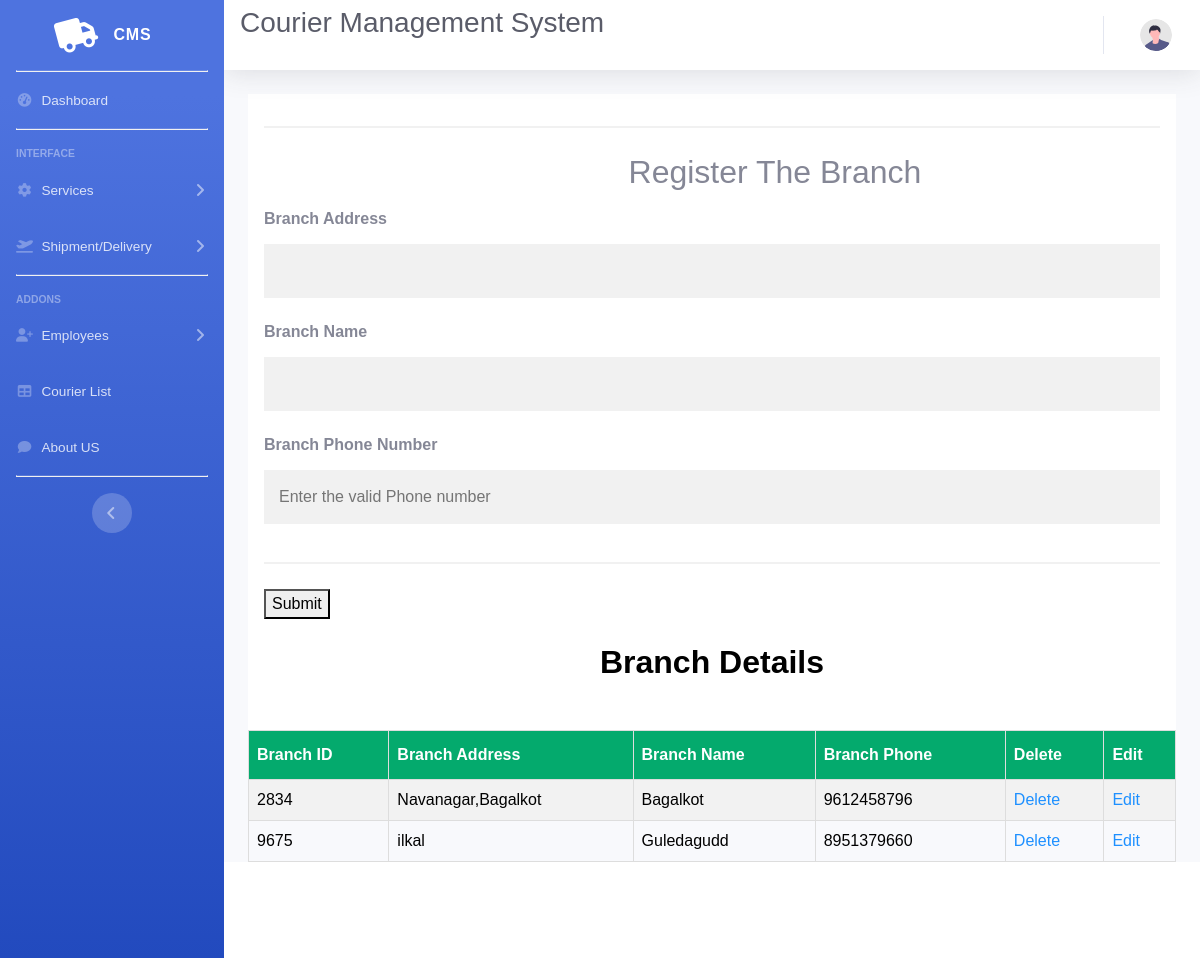
/branch.php, run on the app's committed database.
### tables this page shows
CREATE TABLE `branch` (
  `branch_id` int(25) NOT NULL,
  `branch_addr` varchar(50) NOT NULL,
  `branch_name` varchar(50) NOT NULL,
  `branch_ph` varchar(10) NOT NULL
);

### branch.php (the view, shortened to what this page needs)
<!DOCTYPE html>
<html lang="en">
<head>
    <link href="vendor/fontawesome-free/css/all.min.css" rel="stylesheet" type="text/css">
    <link href="css/sb-admin-2.min.css" rel="stylesheet">
</head>
<body id="page-top">
    <div id="wrapper">
        <ul class="navbar-nav bg-gradient-primary sidebar sidebar-dark accordion" id="accordionSidebar">
            <a class="sidebar-brand d-flex align-items-center justify-content-center" href="index.html">
                <div class="sidebar-brand-icon rotate-n-15">
                   <i class='fas fa-truck'></i>
                </div>
                <div class="sidebar-brand-text mx-3">CMS </div>
            </a>
            <hr class="sidebar-divider my-0">
            <li class="nav-item">
                <a class="nav-link" href="index1.php">
                    <i class="fas fa-fw fa-tachometer-alt"></i>
                    <span>Dashboard</span></a>
            </li>
            <hr class="sidebar-divider">
            <div class="sidebar-heading">
                Interface
            </div>
            <li class="nav-item">
                <a class="nav-link collapsed" href="#" data-toggle="collapse" data-target="#collapseTwo"
                    aria-expanded="true" aria-controls="collapseTwo">
                    <i class="fas fa-fw fa-cog"></i>
                    <span>Services</span>
                </a>
            </li>
            <li class="nav-item">
                <a class="nav-link collapsed" href="#" data-toggle="collapse" data-target="#collapseUtilities"
                    aria-expanded="true" aria-controls="collapseUtilities">
                    <i class="fas fa-plane-departure"></i>
                    <span>Shipment/Delivery</span>
                </a>
            </li>
            <hr class="sidebar-divider">
            <div class="sidebar-heading">
                Addons
            </div>
            <li class="nav-item">
                <a class="nav-link collapsed" href="#" data-toggle="collapse" data-target="#collapsePages"
                    aria-expanded="true" aria-controls="collapsePages">
                    <i class="fas fa-fw fa-user-plus"></i>
                    <span>Employees</span>
                </a>
            </li>
            <li class="nav-item">
                <a class="nav-link" href="admincourierlist.php">
                    <i class="fas fa-fw fa-table"></i>
                    <span>Courier List</span></a>
            </li>
            <li class="nav-item">
                <a class="nav-link" href="aboutus.php">
                    <i class="fas fa-fw fa-comment"></i>
                    <span>About US</span></a>
            </li>
            <hr class="sidebar-divider d-none d-md-block">
            <div class="text-center d-none d-md-inline">
                <button class="rounded-circle border-0" id="sidebarToggle"></button>
            </div>
        </ul>
        <div id="content-wrapper" class="d-flex flex-column">
            <div id="content">
                <nav class="navbar navbar-expand navbar-light bg-white topbar mb-4 static-top shadow">
                <h1 class="h3 mb-4 text-gray-800">Courier Management System</h1>
                    <ul class="navbar-nav ml-auto">
                        <li class="nav-item dropdown no-arrow">
                            <a class="nav-link dropdown-toggle" href="#" id="userDropdown" role="button"
                                data-toggle="dropdown" aria-haspopup="true" aria-expanded="false">
                                <img class="img-profile rounded-circle"
                                    src="img/undraw_profile.svg">
                            </a>
                        </li>
                    </ul>
                </nav>
                <div class="container-fluid">
</head>
<body>
  <div class="container">
      <hr>
  <form action="" method="POST">
  <label for="cid" style="text-align:center;" ><h2>&nbsp&nbsp&nbsp&nbsp&nbsp&nbsp&nbsp&nbsp&nbsp&nbsp&nbsp&nbsp&nbsp&nbsp&nbsp&nbsp&nbsp&nbsp&nbsp&nbsp&nbsp&nbsp&nbsp&nbsp&nbsp&nbsp&nbsp&nbsp&nbsp&nbsp&nbsp&nbsp&nbsp&nbsp&nbsp&nbsp&nbsp&nbsp&nbsp&nbsp
 Register The Branch</h2></label><br>
    <label for="baddr" ><b>Branch Address</b></label>
    <input type="text"  name="baddr" required >
    <label for="bname"><b>Branch Name</b></label>
    <input type="text"  name="bname" required >
    <label for="brph"><b>Branch Phone Number</b></label>
    <input type="text" placeholder="Enter the valid Phone number" name="branchph" required >
    <hr>
    <button type="submit" name="submit" Value="Submit">Submit</button>
    <br><br>
    <h2 class="a" >Branch Details</h2><br>
    </form>
</div>
            <table id="branch">
  <tr>
    <th>Branch ID</th>
    <th>Branch Address</th>
    <th>Branch Name</th>
    <th>Branch Phone</th>
    <th>Delete</th>
    <th>Edit</th>
  </tr>
<?php
include "config.php";
$sql="select * from branch";
$records = mysqli_query($conn,$sql);
while($data = mysqli_fetch_array($records))
{
?>
  <tr>
    <td><?php echo $data['branch_id']; ?></td>
    <td><?php echo $data['branch_addr']; ?></td>
    <td><?php echo $data['branch_name']; ?></td>
    <td><?php echo $data['branch_ph']; ?></td>
    <td><a href="deletebranch.php?branch_id=<?php echo $data['branch_id']; ?>">Delete</a></td>
    <td><a href="editbranch.php?branch_id=<?php echo $data['branch_id']; ?>">Edit</a></td>
  </tr>
<?php
}
?>
</table>
</body>
                </div>
            </div>
            <footer class="sticky-footer bg-white">
                <div class="container my-auto">
                </div>
            </footer>
        </div>
    </div>
</body>
</html>

### branch.php (style rules this page uses)
body { font-family: Arial, Helvetica, sans-serif; background-color: black; }
* { box-sizing: border-box; }
.container { padding: 16px; background-color: white; }
input[type=text], input[type=password] { width: 100%; padding: 15px; margin: 5px 0 22px 0; display: inline-block; border: none; background: #f1f1f1; }
hr { border: 1px solid #f1f1f1; margin-bottom: 25px; }
a { color: dodgerblue; }
#branch { font-family: Arial, Helvetica, sans-serif; border-collapse: collapse; width: 100%; }
#branch td, #branch th { border: 1px solid #ddd; padding: 8px; color:black; }
.a { color:black; text-align:center; font-weight:bold; }
#branch tr:nth-child(even) { background-color: #f2f2f2; }
#branch th { padding-top: 12px; padding-bottom: 12px; text-align: left; background-color: #04AA6D; color: white; }

### data on the page
branch: branch_id "2834", branch_addr "Navanagar,Bagalkot", branch_name "Bagalkot", branch_ph "9612458796"
branch: branch_id "9675", branch_addr "ilkal", branch_name "Guledagudd", branch_ph "8951379660"
